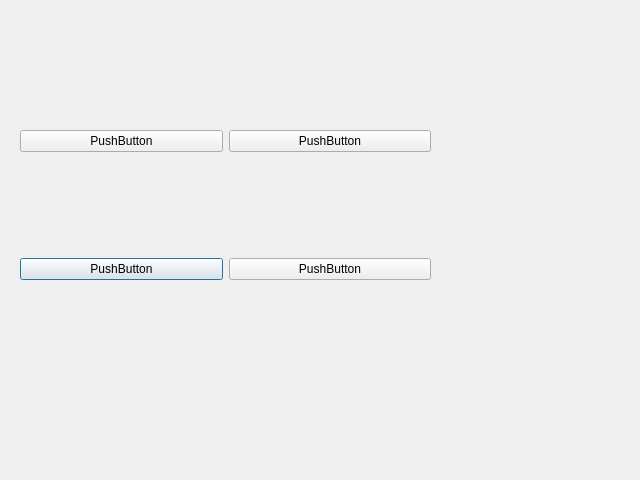
<?xml version="1.0" encoding="UTF-8"?>
<ui version="4.0">
 <class>Dialog</class>
 <widget class="QDialog" name="Dialog">
  <property name="geometry">
   <rect>
    <x>0</x>
    <y>0</y>
    <width>640</width>
    <height>480</height>
   </rect>
  </property>
  <property name="windowTitle">
   <string>Dialog</string>
  </property>
  <widget class="QWidget" name="gridLayoutWidget">
   <property name="geometry">
    <rect>
     <x>20</x>
     <y>30</y>
     <width>411</width>
     <height>351</height>
    </rect>
   </property>
   <layout class="QGridLayout" name="gridLayout">
    <item row="1" column="0">
     <widget class="QPushButton" name="pushButton_2">
      <property name="text">
       <string>PushButton</string>
      </property>
     </widget>
    </item>
    <item row="0" column="0">
     <widget class="QPushButton" name="pushButton">
      <property name="text">
       <string>PushButton</string>
      </property>
     </widget>
    </item>
    <item row="0" column="1">
     <widget class="QPushButton" name="pushButton_3">
      <property name="text">
       <string>PushButton</string>
      </property>
     </widget>
    </item>
    <item row="1" column="1">
     <widget class="QPushButton" name="pushButton_4">
      <property name="text">
       <string>PushButton</string>
      </property>
     </widget>
    </item>
   </layout>
  </widget>
 </widget>
 <resources/>
 <connections/>
</ui>
